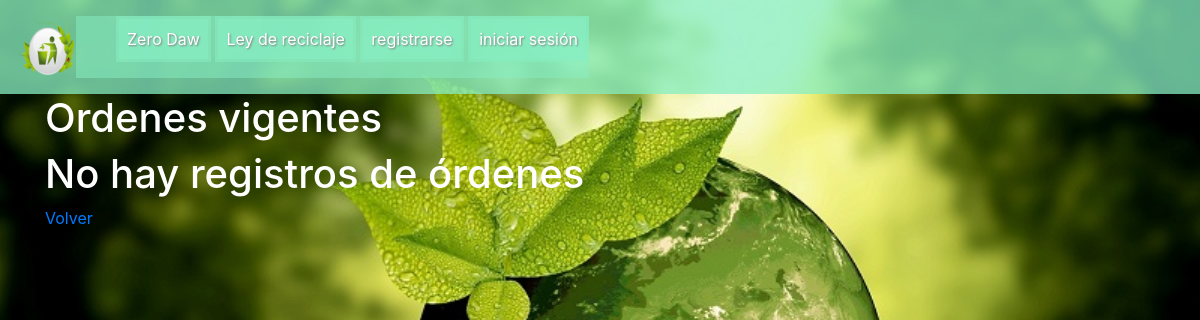
The app's page /registro/mostrar_ordenes/, older data.
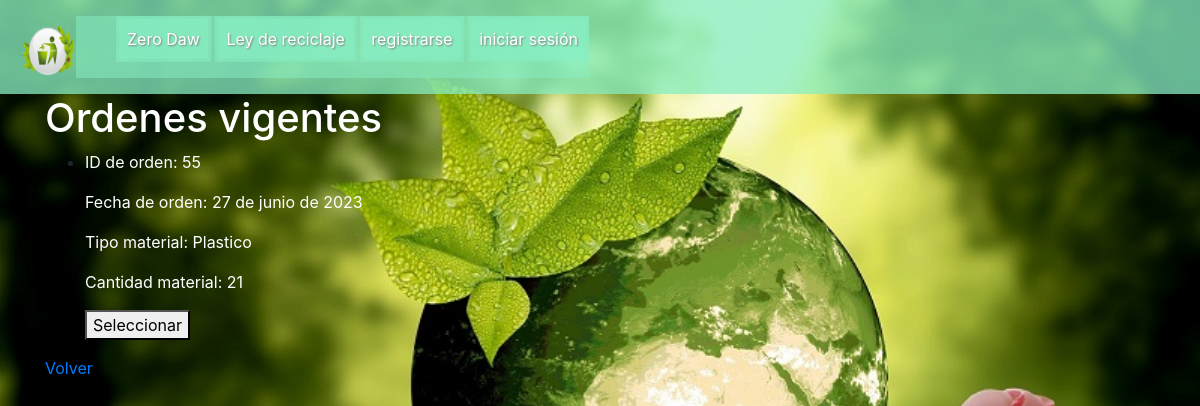
The same page, newer data.
### Registro/models.py (models this page shows, shortened)
class Orden_reciclaje(models.Model):
    id_user = models.ForeignKey(UserModelo, on_delete=models.CASCADE)
    id_orden = models.AutoField(primary_key=True)
    fecha_orden = models.DateField()
    tipo_material = models.CharField(max_length=200, blank=False, null=True, choices=TIPO_MATERIAL)
    cantidad_material = models.IntegerField()
    latitud_posicion_ciudadano = models.CharField(max_length=200, null=True)
    longitud_posicion_ciudadano = models.CharField(max_length=200, null=True)
    latitud_posicion_recolector = models.CharField(max_length=200, null=True)
    longitud_posicion_recolector = models.CharField(max_length=200, null=True)
    estado = models.CharField(max_length=200, null=True)

### Registro/views.py (the view, shortened to what this page needs)
# urls.py: path('mostrar_ordenes/', MostrarOrdenesView.as_view(), name='mostrar_ordenes'),
class MostrarOrdenesView(ListView):
    model = UserModelo
    template_name = 'Registro/mostrar_ordenes.html'
    def get_context_data(self, **kwargs):
        context = super().get_context_data(**kwargs)
        context['ordenes'] = Orden_reciclaje.objects.all()
        return context

### templates/Registro/mostrar_ordenes.html (shortened to what this page needs)
{% extends 'base.html' %}
{% block content %}
<div>
    <h1 class="letras">Ordenes vigentes</h1>
</div>
{% if ordenes %}
    <ul>
        {% for orden in ordenes %}
            <li>
                <p class="letras">ID de orden: {{ orden.id_orden }}</p>
                <p class="letras">Fecha de orden: {{ orden.fecha_orden }}</p>
                <p class="letras">Tipo material: {{ orden.tipo_material }}</p>
                <p class="letras">Cantidad material: {{ orden.cantidad_material }}</p>
                <form method="POST" action="{% url 'tomar_orden' orden.id_orden %}">
                    <button type="submit">Seleccionar</button>
                </form>
            </li>
        {% endfor %}
    </ul>
{% else %}
    <h1 class="letras">No hay registros de órdenes</h1>
{% endif %}
<a href="{% url 'login' %}">Volver</a>
{% endblock %}

Row changes from the older to the newer data that the page shows:
added Orden_reciclaje: id_orden "55", fecha_orden "27 de junio de 2023", tipo_material "Plastico", cantidad_material "21"
Text that changed along with them:
text no longer shown: "No hay registros de órdenes"
